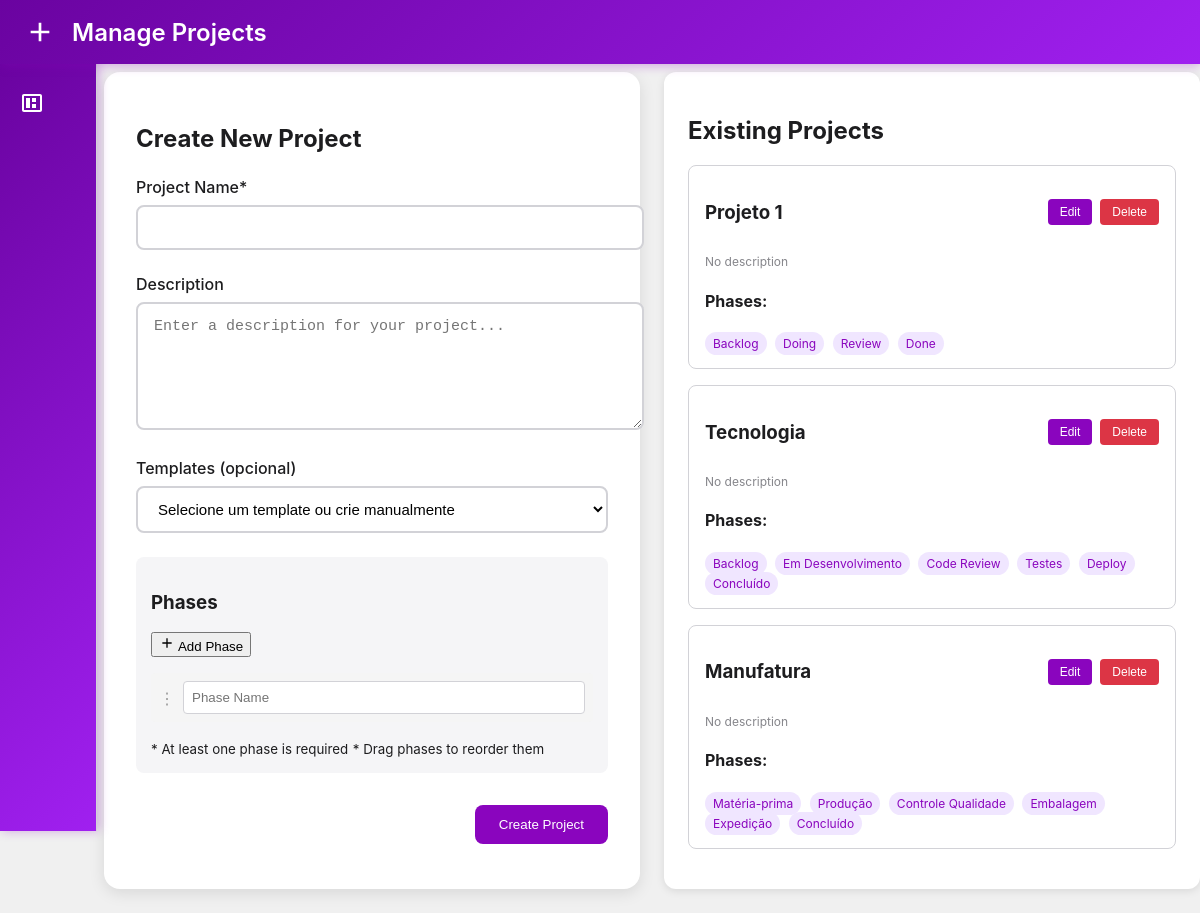
The app's page /projects (signed in), older data.
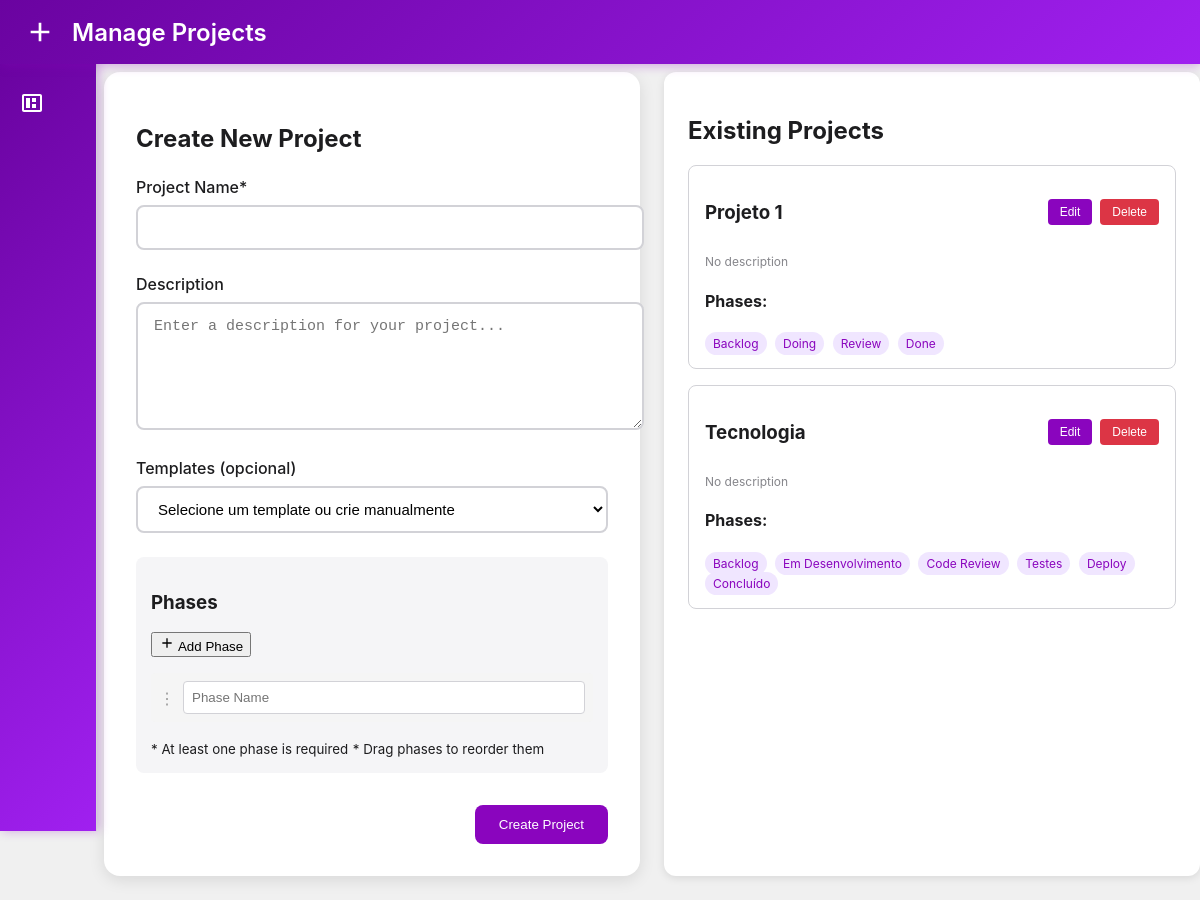
The same page, newer data.
### models/db.py (models this page shows, shortened)
class Project(db.Model):
    id = db.Column(db.Integer, primary_key=True)
    name = db.Column(db.String(100), nullable=False, unique=True)
    description = db.Column(db.Text)
    created_at = db.Column(db.DateTime, default=datetime.utcnow)
    cards = db.relationship('KanbanCard', backref='project', lazy=True)
    phases = db.relationship('Phase', backref='project', lazy=True,
                           order_by="Phase.order",
                           cascade='all, delete-orphan')

class Phase(db.Model):
    id = db.Column(db.Integer, primary_key=True)
    name = db.Column(db.String(100), nullable=False)
    order = db.Column(db.Integer, nullable=False)
    project_id = db.Column(db.Integer, db.ForeignKey('project.id', ondelete='CASCADE'), nullable=False)
    created_at = db.Column(db.DateTime, default=datetime.utcnow)

### routes/root.py (the view)
    @app.route('/projects')
    @login_required
    def projects():
        projects = Project.query.all()
        return render_template('projects.html', projects=projects)

### app.py (called while the page is built)
@app.context_processor
def utility_processor():
    def get_current_project():
        projeto_id = request.args.get('projeto') or session.get('projeto_id')
        return projeto_id
    def add_project_param(url):
        projeto_id = get_current_project()
        if not projeto_id:
            return url
        if '?' in url:
            return f"{url}&projeto={projeto_id}"
        return f"{url}?projeto={projeto_id}"
    return dict(get_current_project=get_current_project,
               add_project_param=add_project_param)

@app.before_request
def before_request():
    projeto_id = request.args.get('projeto')
    if projeto_id:
        session['projeto_id'] = projeto_id
    elif 'projeto_id' in session:
        g.projeto_id = session['projeto_id']
    else:
        g.projeto_id = None

### auth/authorization.py (called while the page is built)
def login_required(f):
    @wraps(f)
    def decorated_function(*args, **kwargs):
        if 'usuario' not in session:
            return redirect(url_for('index'))
        return f(*args, **kwargs)
    return decorated_function

### templates/projects.html (shortened to what this page needs)
<!DOCTYPE html>
<html lang="pt-BR">
<head>
    <link rel="stylesheet" href="{{ url_for('static', filename='css/styles.css') }}">
    <link rel="stylesheet" href="{{ url_for('static', filename='css/projects.css') }}">
</head>
<body>
    <div class="header">
        <div class="header-left">
            <svg class="logo" viewBox="0 0 24 24">
                <path fill="currentColor" d="M19,13H13V19H11V13H5V11H11V5H13V11H19V13Z"/>
            </svg>
            <h1>Manage Projects</h1>
        </div>
    </div>
    <div class="sidebar">
        <a href="{{ add_project_param('/kanban') }}" class="back-button">
            <svg viewBox="0 0 24 24">
                <path fill="currentColor" d="M4 3C2.89 3 2 3.89 2 5V19C2 20.11 2.89 21 4 21H20C21.11 21 22 20.11 22 19V5C22 3.89 21.11 3 20 3H4M4 5H20V19H4V5M6 7V17H10V7H6M12 7V11H16V7H12M12 13V17H16V13H12Z"/>
            </svg>
        </a>
    </div>
    <div class="projects-container">
        <div class="new-project-form">
            <h2>Create New Project</h2>
            <form id="projectForm">
                <div class="form-group">
                    <label for="projectName">Project Name*</label>
                    <div class="form-input-wrapper">
                        <input type="text" id="projectName" class="form-input" required>
                    </div>
                </div>
                <div class="form-group">
                    <label for="projectDescription">Description</label>
                    <div class="form-input-wrapper">
                        <textarea id="projectDescription" class="form-input" rows="4" placeholder="Enter a description for your project..."></textarea>
                    </div>
                </div>
                <div class="form-group">
                    <label>Templates (opcional)</label>
                    <select id="columnTemplate" class="form-input" onchange="fillColumns()">
                        <option value="">Selecione um template ou crie manualmente</option>
                    </select>
                </div>
                <div id="phasesContainer" class="phases-container">
                    <div class="phases-section">
                        <div class="phases-header">
                            <h3>Phases</h3>
                            <button type="button" onclick="addPhase()" class="add-phase-btn">
                                <svg viewBox="0 0 24 24" width="16" height="16">
                                    <path fill="currentColor" d="M19,13H13V19H11V13H5V11H11V5H13V11H19V13Z"/>
                                </svg>
                                Add Phase
                            </button>
                        </div>
                        <div id="phasesList" class="phases-list">
                            <div class="phase-item">
                                <span class="drag-handle">⋮</span>
                                <input type="text" class="phase-name" placeholder="Phase Name" required>
                            </div>
                        </div>
                        <div class="phase-instructions">
                            <small>* At least one phase is required</small>
                            <small>* Drag phases to reorder them</small>
                        </div>
                    </div>
                </div>
                <div class="form-actions">
                    <button type="submit" class="primary-button">Create Project</button>
                </div>
            </form>
        </div>
        <div class="projects-list">
            <h2>Existing Projects</h2>
            <div id="projectsList">
                {% for project in projects %}
                <div class="project-card" data-id="{{ project.id }}">
                    <div class="project-header">
                        <h3>{{ project.name }}</h3>
                        <div class="project-actions">
                            <button onclick="editProject({{ project.id }})" class="edit-btn">Edit</button>
                            <button onclick="deleteProject({{ project.id }})" class="delete-btn">Delete</button>
                        </div>
                    </div>
                    <p class="project-description">{{ project.description or 'No description' }}</p>
                    <div class="project-phases">
                        <h4>Phases:</h4>
                        <div class="phases-chips">
                            {% for phase in project.phases %}
                            <span class="phase-chip">{{ phase.name }}</span>
                            {% endfor %}
                        </div>
                    </div>
                </div>
                {% endfor %}
            </div>
        </div>
    </div>
</body>
</html>

Row changes from the older to the newer data that the page shows:
removed Project: name "Manufatura", description "No description"
removed Phase: name "Matéria-prima", shown under "Manufatura"
removed Phase: name "Produção", shown under "Manufatura"
removed Phase: name "Controle Qualidade", shown under "Manufatura"
removed Phase: name "Embalagem", shown under "Manufatura"
removed Phase: name "Expedição", shown under "Manufatura"
removed Phase: name "Concluído", shown under "Manufatura"
